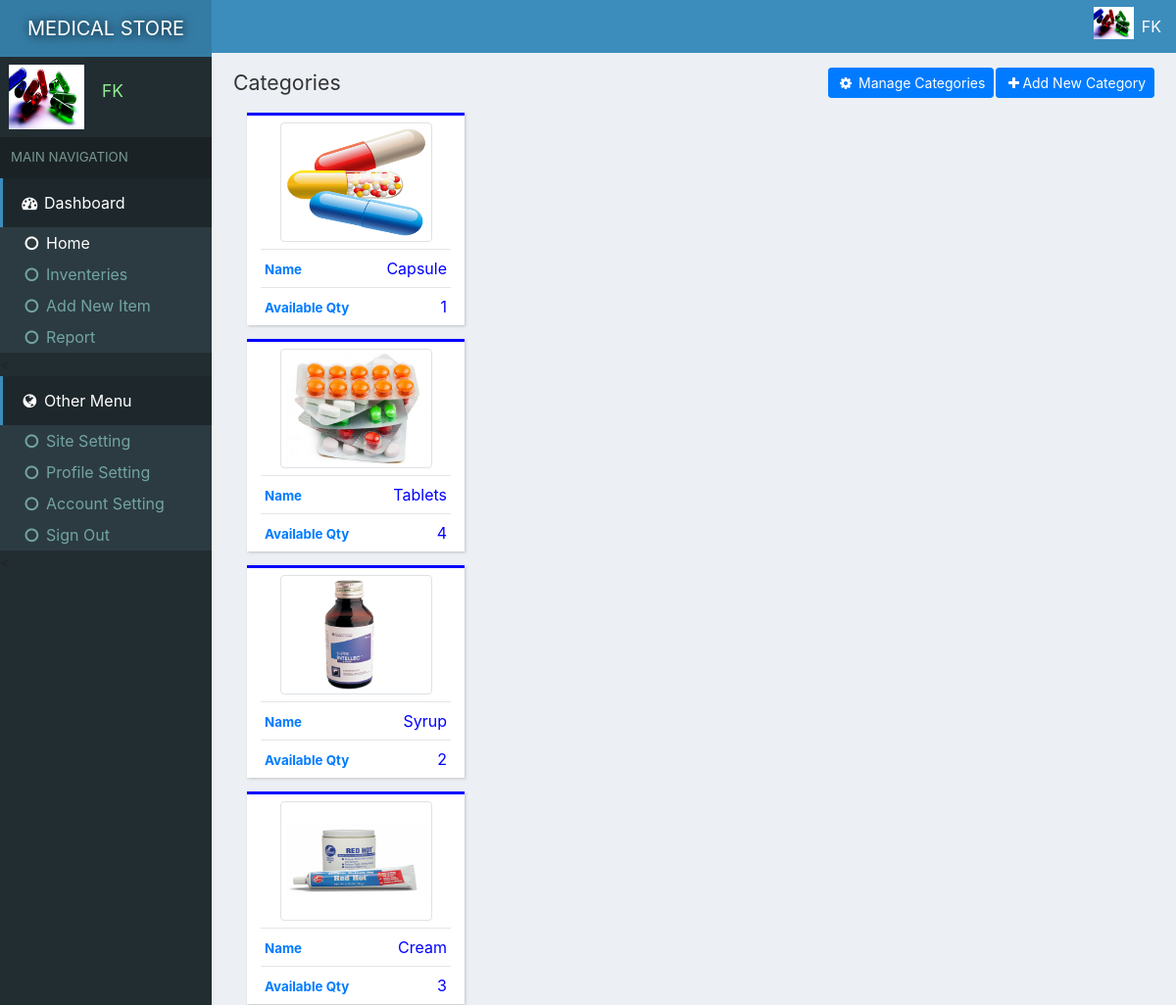
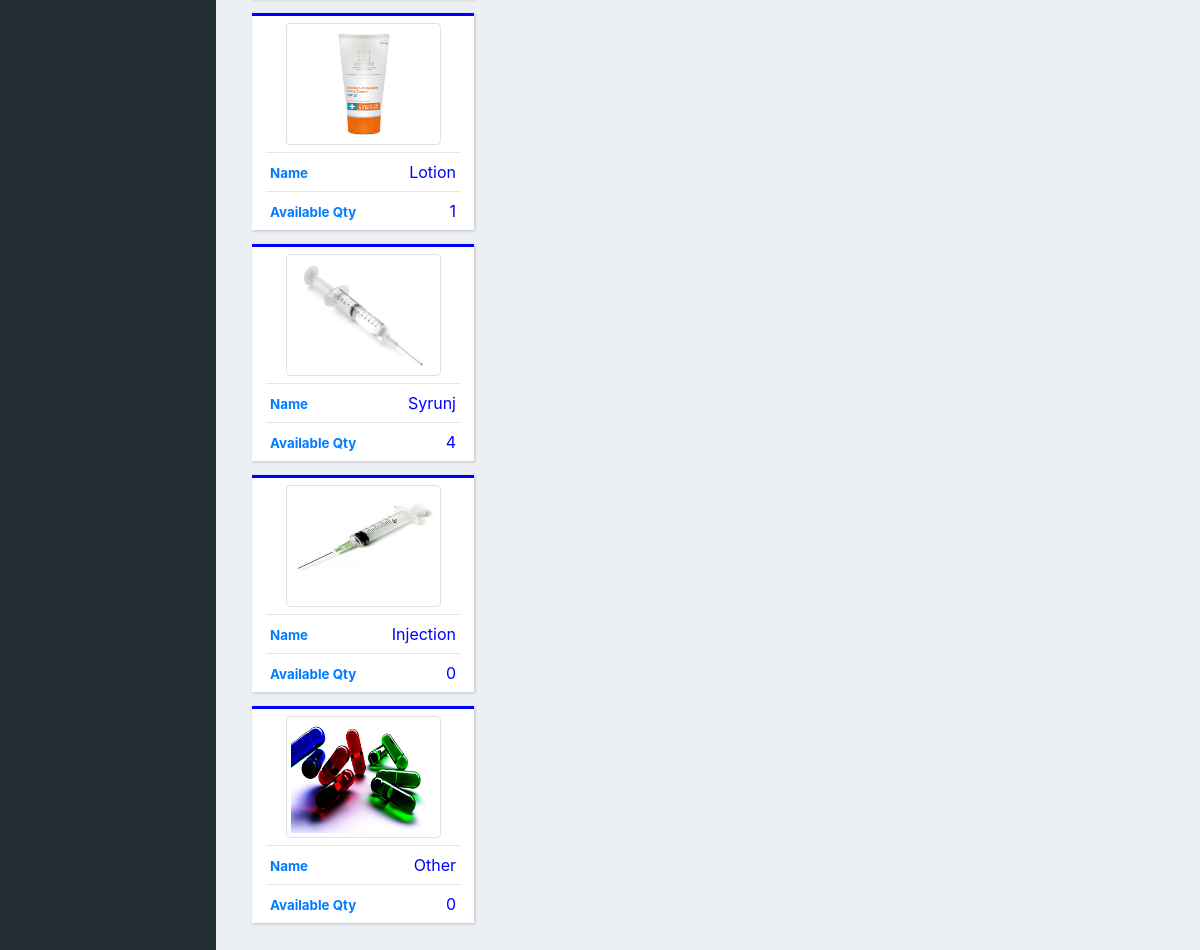
The page / (signed in) on the database its author committed (2 pictures, top to bottom).
### tables this page shows
CREATE TABLE `site` (
  `id` int(11) NOT NULL,
  `title` varchar(222) NOT NULL,
  `name` varchar(222) NOT NULL
);

CREATE TABLE `users` (
  `id` int(11) NOT NULL,
  `email` varchar(222) NOT NULL,
  `password` varchar(222) NOT NULL,
  `name` varchar(222) NOT NULL,
  `pic` varchar(222) NOT NULL,
  `number` varchar(222) NOT NULL,
  `date` timestamp NOT NULL DEFAULT current_timestamp()
);

CREATE TABLE `categories` (
  `id` int(11) NOT NULL,
  `name` varchar(222) NOT NULL,
  `pic` varchar(111) NOT NULL,
  `details` varchar(333) NOT NULL,
  `date` timestamp NOT NULL DEFAULT current_timestamp()
);

### cold/medical/assets/db.php (called while the page is built, shortened)
<?php
    $con = new mysqli('localhost','root','','medical');
    $array = $con->query("select * from users where id ='$_SESSION[userId]'");
    $user = $array->fetch_assoc();
?>

### index.php (the view, shortened to what this page needs)
<?php require "assets/function.php" ?>
<?php require 'assets/db.php';?>
<!DOCTYPE html>
<html>
<head>
  <?php require "assets/autoloader.php" ?>
</head>
<body style="background: #ECF0F5;padding:0;margin:0">
<div class="dashboard" style="position: fixed;width: 18%;height: 100%;background:#222D32">
  <div style="background:#357CA5;padding: 14px 3px;color:white;font-size: 15pt;text-align: center;text-shadow: 1px 1px 11px black">
    <a href="index.php" style="color: white;text-decoration: none;"><?php echo strtoupper(siteName()); ?> </a>
  </div>
  <div class="flex" style="padding: 3px 7px;margin:5px 2px;">
    <div><img src="photo/<?php echo $user['pic'] ?>" class='img-circle' style='width: 77px;height: 66px'></div>
    <div style="color:lightgreen;font-size: 13pt;padding: 14px 7px;margin-left: 11px;"><?php echo ucfirst($user['name']); ?></div>
  </div>
  <div style="background: #1A2226;font-size: 10pt;padding: 11px;color: #79978F">MAIN NAVIGATION</div>
  <div>
    <div style="background:#1E282C;color: white;padding: 13px 17px;border-left: 3px solid #3C8DBC;"><span><i class="fa fa-dashboard fa-fw"></i> Dashboard</span></div>
    <div class="item">
      <ul class="nostyle zero">
        <a href="AYURVEDIC/index.html"><li style="color: white"><i class="fa fa-circle-o fa-fw"></i> Home</li></a>
        <a href="inventeries.php"><li><i class="fa fa-circle-o fa-fw"></i> Inventeries</li></a>
       <a href="addnew.php"><li><i class="fa fa-circle-o fa-fw"></i> Add New Item</li></a>
        <a href="reports.php"><li><i class="fa fa-circle-o fa-fw"></i> Report</li></a>
      </ul><
    </div>
  </div>
  <div style="background:#1E282C;color: white;padding: 13px 17px;border-left: 3px solid #3C8DBC;"><span><i class="fa fa-globe fa-fw"></i> Other Menu</span></div>
  <div class="item">
      <ul class="nostyle zero">
        <a href="sitesetting.php"><li><i class="fa fa-circle-o fa-fw"></i> Site Setting</li></a>
       <a href="profile.php"><li><i class="fa fa-circle-o fa-fw"></i> Profile Setting</li></a>
        <a href="accountSetting.php"><li><i class="fa fa-circle-o fa-fw"></i> Account Setting</li></a>
        <a href="logout.php"><li><i class="fa fa-circle-o fa-fw"></i> Sign Out</li></a>
      </ul><
    </div>
</div>
<div class="marginLeft" >
  <div style="color:white;background:#3C8DBC" >
    <div class="pull-right flex rightAccount" style="padding-right: 11px;padding: 7px;">
      <div><img src="photo/<?php echo $user['pic'] ?>" style='width: 41px;height: 33px;' class='img-circle'></div>
      <div style="padding: 8px"><?php echo ucfirst($user['name']) ?></div>
    </div>
  </div>
  <div class="content2">
    <div>
      <span style="font-size: 16pt;color: #333333">Categories </span>
      <button class="btn btn-primary btn-sm pull-right" data-toggle="modal" data-target="#addIn" style="margin-left: 2px;"><i class="fa fa-plus fa-fw"> </i>Add New Category</button>
      <a href="manageCat.php"><button class="btn btn-primary btn-sm pull-right" data-toggle="modal" data-target="#addIn"><i class="fa fa-gear  fa-fw"> </i> Manage Categories</button></a>
    </div>
  <?php
    $array = $con->query("select * from categories");
    while ($row = $array->fetch_assoc())
    {
      $array2 = $con->query("select count(*) from inventeries where catId = '$row[id]'");
      $row2 = $array2->fetch_assoc();
  ?>
    <a href="inventeries.php?catId=<?php echo $row['id'] ?>"><div class="box2 col-md-3">
     <div class="center"> <img src="photo/<?php echo $row['pic'] ?>" style="width: 155px;height: 122px;" class='img-thumbnail'></div>
      <hr style="margin: 7px;">
      <span style="padding: 11px"><strong style="font-size: 10pt">Name</strong><span class="pull-right" style="color:blue;margin-right: 11px;"><?php echo $row['name'] ?></span></span>
      <hr style="margin: 7px;">
      <span style="padding: 11px"><strong style="font-size: 10pt">Available Qty</strong><span class="pull-right" style="color:blue;margin-right: 11px"><?php echo $row2['count(*)']; ?></span></span>
    </div></a>
  <?php
    }
   ?>
  </div>
</div>
</body>
</html>

### rows shown on the page
site: name "MEDICAL STORE"
users: pic (picture), name "FK"
categories: pic (picture), name "Capsule", count "1"
categories: pic (picture), name "Tablets", count "4"
categories: pic (picture), name "Syrup", count "2"
categories: pic (picture), name "Cream", count "3"
categories: pic (picture), name "Lotion", count "1"
categories: pic (picture), name "Syrunj", count "4"
categories: pic (picture), name "Injection", count "0"
categories: pic (picture), name "Other", count "0"
